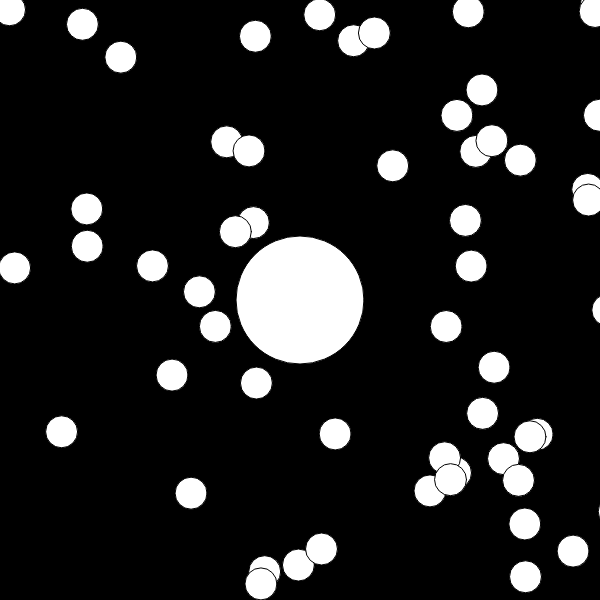
Frame 1 (no input)
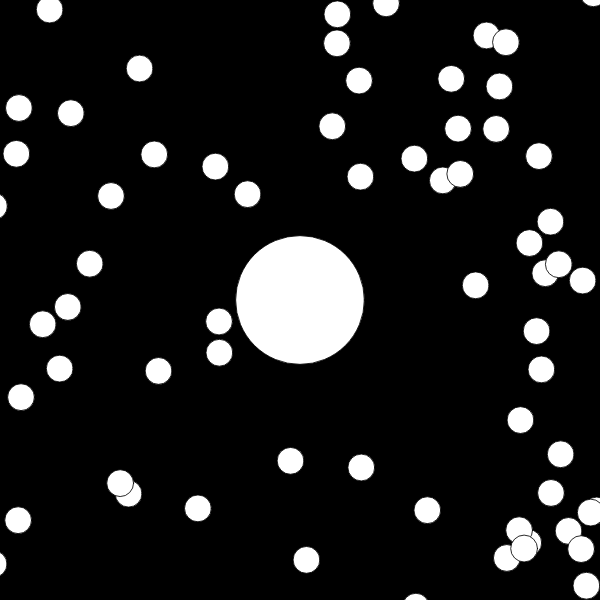
Frame 60 (no input)
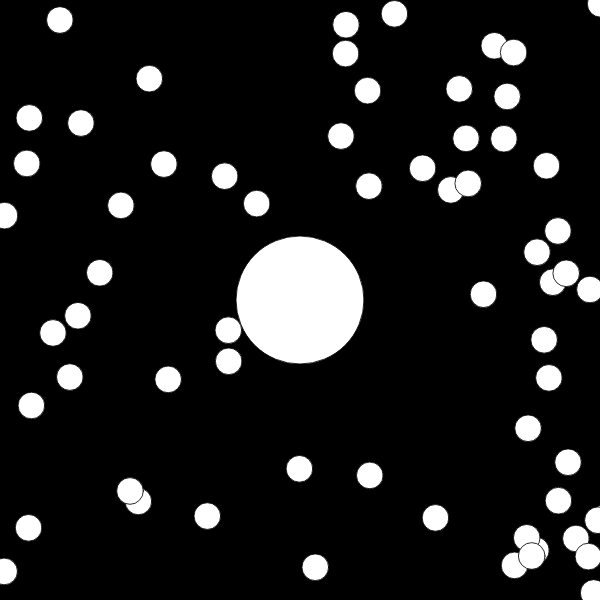
Frame 120 (the mouse pressed at the canvas centre since frame 60)

The p5.js sketch that drew these frames (run headless with seeded random() and noise() and a simulated clock; from frame 60 on, the mouse is pressed at the canvas centre):

// p5.js sketch
// ── sketch.js
var blob;

var blobs = [];
var zoom = 1;

function setup() {
    createCanvas(600,600);
    blob = new Agar(0, 0, 64);
    for (let i = 0; i < 200; i++) {
        var x = random(-width, width);
        var y = random(-height, height);
        blobs[i] = new Agar(x, y, 16);
        
    }
}

function draw() {
    background(0);

    translate(width/2, height/2);
    var newZoom = 64 / blob.r;
    zoom = lerp(zoom, newZoom, 0.1)
    scale(zoom);
    translate(-blob.pos.x, -blob.pos.y)
    blob.show();
    blob.update();

    for (let i = blobs.length - 1; i >= 0; i--) {
        blobs[i].show();
        if (blob.eat(blobs[i])) {
            blobs.splice(i, 1);
        }
        
    }
}
// ── agar.js
function Agar(x, y, r) {
    this.pos = createVector(x, y);
    this.r = r;
    this.vel = createVector(0, 0);

    this.update = function() {
        let newVel = createVector(mouseX-width/2, mouseY-height/2);
        newVel.setMag(3);
        this.vel.lerp(newVel, 0.2);
        this.pos.add(this.vel);
    }

    this.eat = function(other) {
        var d = p5.Vector.dist(this.pos, other.pos);
        if (d < this.r + other.r) {
            var sum = PI * this.r * this.r + PI * other.r * other.r;
            this.r = sqrt(sum / PI);
            return true;
        } else {
            return false;
        }
    }

    this.show = function() {
        fill(255);
        ellipse(this.pos.x, this.pos.y, this.r*2, this.r*2);
    }
}
// ── blob.js
function Blob() {
    this.pos = createVector(width/2, height/2);
    this.r = 64;

    this.show = function() {
        fill(255);
        ellipse(this.pos.x, this.pos.y, this.r*2, this.r*2);
    }
}
